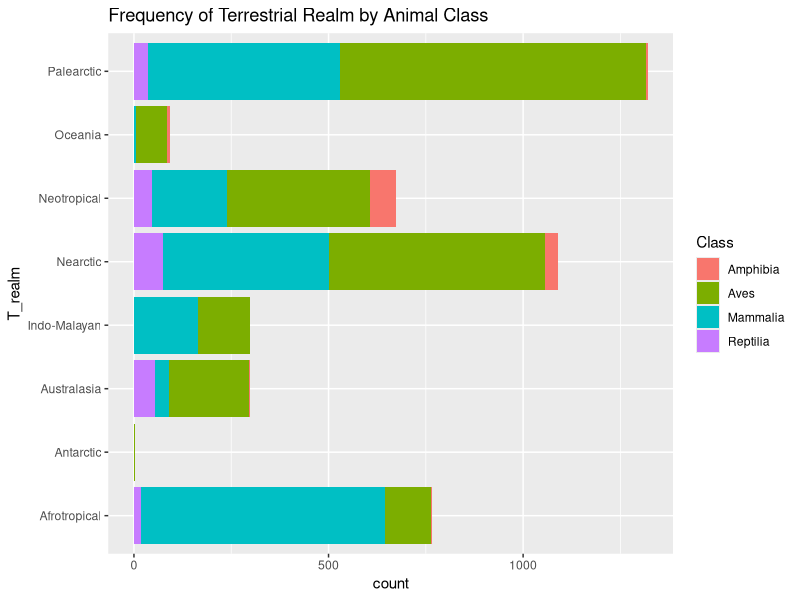
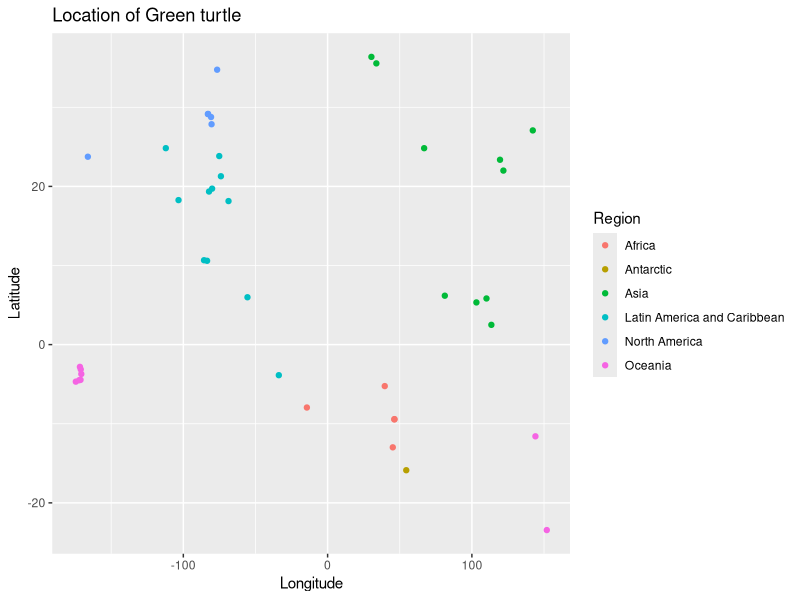

Recreate these plots in R, in order.
library(tidyverse)
animals = read.csv('animals.csv')
colnames(animals)

#a-part
animals %>%
  group_by(System) %>%
  summarise(n())

# OR
animals %>%
  group_by(System) %>%
  tally()
animals %>%
  count(System)

#b-part
hippo = animals %>% filter(Genus=="Hippopotamus") %>% select(Country) %>% distinct()
hippo

# OR

animals %>%
 filter(Genus=='Hippopotamus') %>%
 select(Country) %>%
 distinct()



#c-part
animals %>%
  filter(T_realm!='NULL') %>%
  ggplot(aes( y=T_realm,fill=Class)) +
  geom_bar() +
  ggtitle('Frequency of Terrestrial Realm by Animal Class')













#d-part
animals %>%
  filter(Common_name=='Green turtle') %>%
  ggplot(aes(x=Longitude,y=Latitude ,colour= Region)) +
  geom_point()+
  ggtitle('Location of Green turtle')




#e-part
animals %>%
  filter(Common_name=='Green turtle') %>%
  filter(Latitude==min(Latitude)) %>%
  select(Location)





